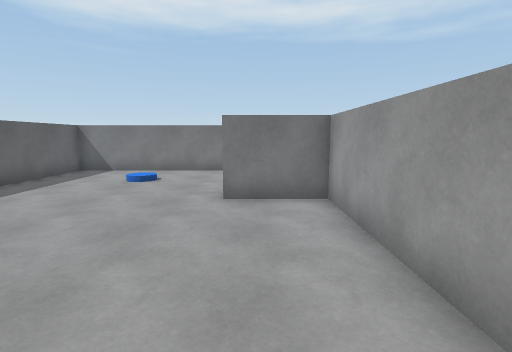
View 1 (above)

14 first-person views from a walk through a Unity game level. The camera is 1.5 m above the floor, tilts 8° down and sees 85° across. The floor is counted in squares, 1 m on a side. Each view is taken from the middle of a square. On the plan, view 1 faces up. The plan holds only what a view shows up to about 14 squares ahead; the rest is blank. Door leaves are left out, so doorways stand open.

View 2
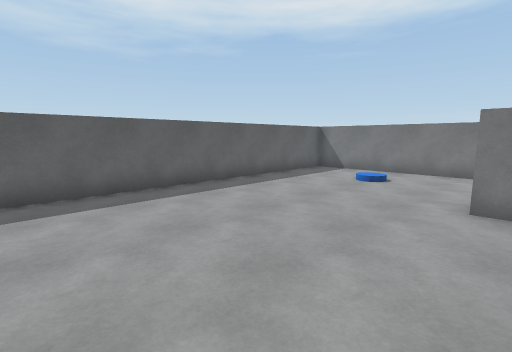

View 3
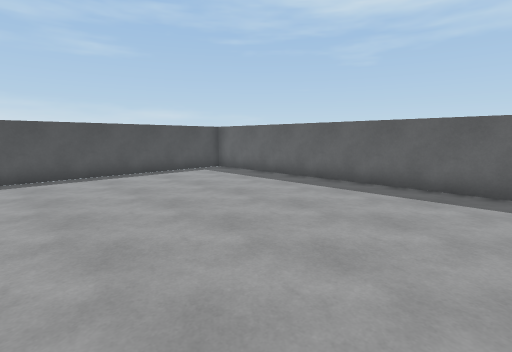

View 4
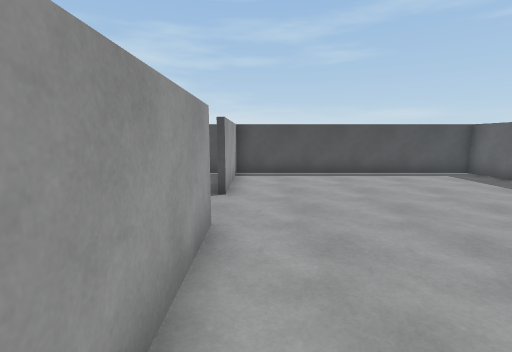

View 5
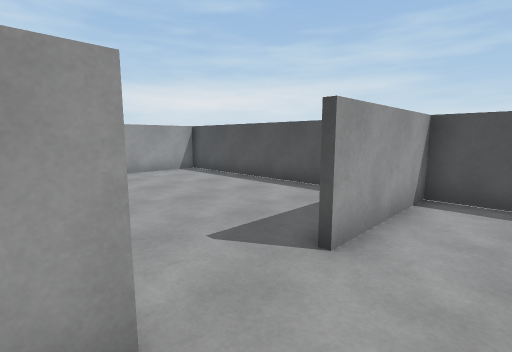

View 6
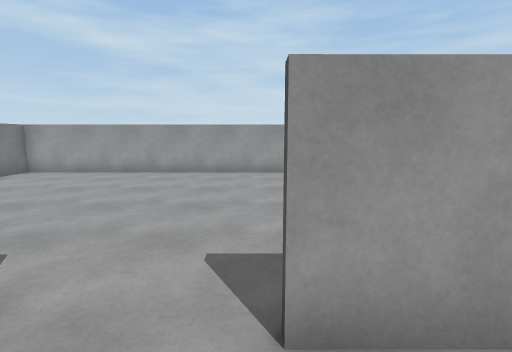

View 7
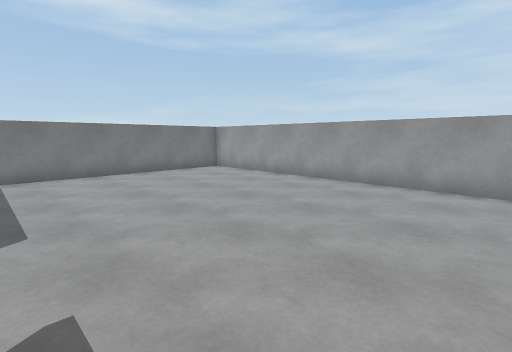

View 8
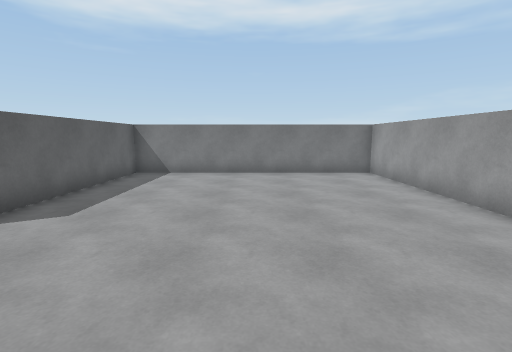

View 9
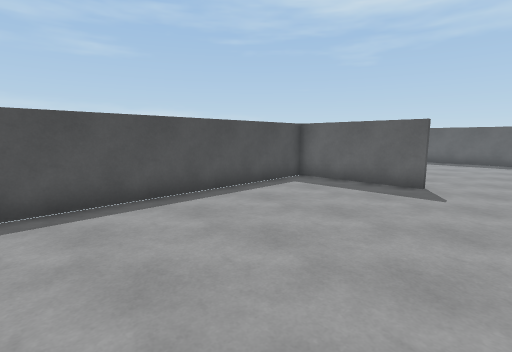

View 10
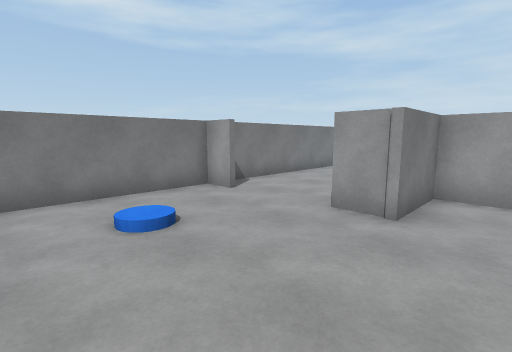

View 11
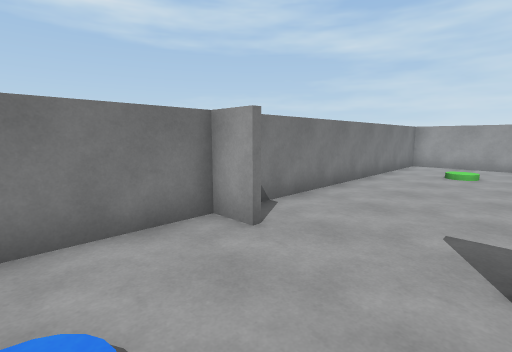

View 12
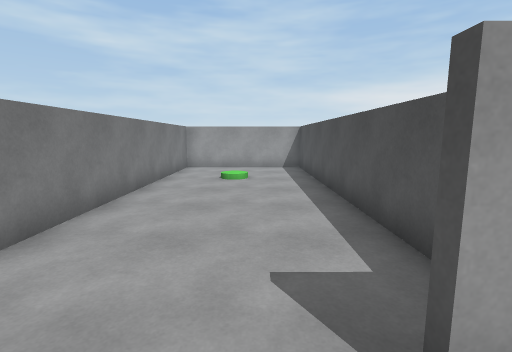

View 13
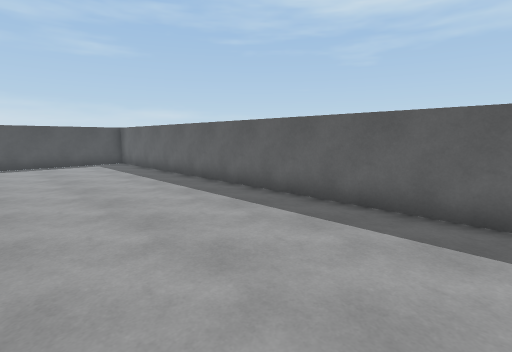

View 14
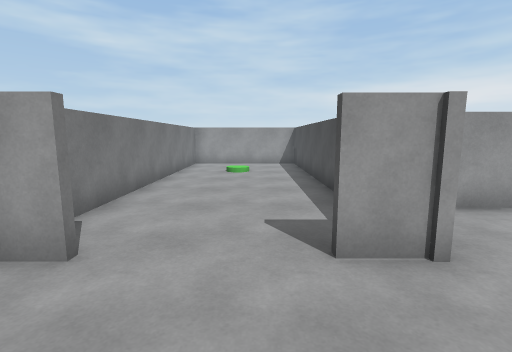

### Floor plan
Ten units are one square. View 1 is at (0, 0); x grows to the right and y downward. Boxes are objects, and circles mark ways between rooms. Rooms are numbered by the first view taken in them; rooms with no view inside come last. Other rooms are left out.
<svg viewBox="-83 -129 207 209">
<path fill="none" stroke="#000" d="M18 6 18 -67M20 -66 -7 -66 -7 -81M-7 -112 -7 -124 -78 -124 -78 75 18 75 18 31M20 31 20 75 118 75 118 -69M119 -66 20 -66M20 -67 20 -4M12 -68 118 -68M118 -69 118 -124 4 -124"/>
<circle cx="20" cy="20" r="3" fill="#2a7"/>
<circle cx="-10" cy="-100" r="3" fill="#2a7"/>
<text x="-30" y="-20">1</text>
<text x="70" y="0">2</text>
<text x="50" y="-100">3</text>
</svg>
Room 1 opens to room 2. Room 1 opens to room 3.

Where each view was taken, in squares from view 1:
view 1: 0 up, 0 right, facing up
view 2: 0 up, 0 right, facing up-left
view 3: 4 up, 1 right, facing down-left
view 4: 4 up, 1 right, facing down
view 5: 0 up, 0 right, facing down-right
view 6: 3 down, 0 right, facing right
view 7: 5 down, 3 right, facing up-right
view 8: 5 down, 7 right, facing up
view 9: 1 down, 11 right, facing down-left
view 10: 5 up, 6 left, facing up-right
view 11: 8 up, 4 left, facing up-right
view 12: 9 up, 2 left, facing right
view 13: 9 up, 2 left, facing down-left
view 14: 9 up, 4 left, facing right
